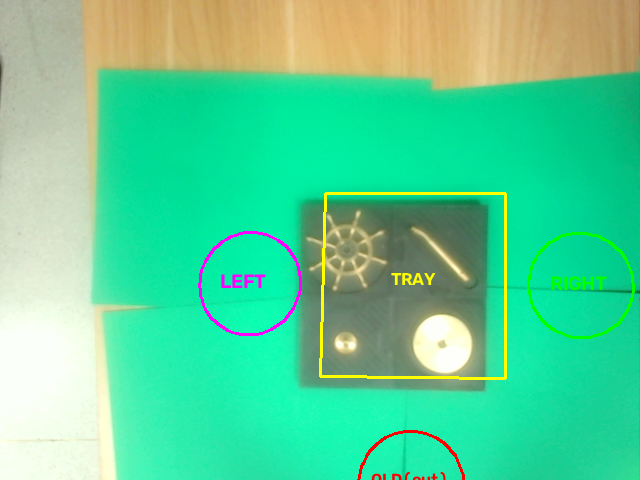
#> input picture assembly_vision/data/refs/assembly_choice.png, 640 x 480 px
$ python measure_crop_track.py
#> lines starting #> are read from the running program, lines starting #| are printed output that depends on the picture; after the words box and inside, x2 and y2 are one past the last pixel; in counts of white or black regions, pixels touching at a corner belong together
### assembly_vision/assemvision/config.py
# -*- coding: utf-8 -*-
"""配置加载：YAML 优先，没装 PyYAML 时自动退回 JSON（同名 .json）。

用法：
    cfg = load_config("config/camera.yaml")
    cfg.get("capture.fourcc")            # -> 'MJPG'
    cfg.get("ui.panel_ratio", 0.2)       # 带默认值
"""
from __future__ import annotations

import json
import os
from typing import Any, Dict, Optional

_UNSET = object()


class Config:
    """给嵌套 dict 加一点便利访问，不改变原始结构。"""

    def __init__(self, data: Optional[Dict[str, Any]] = None, path: str = "") -> None:
        self.data: Dict[str, Any] = data or {}
        self.path = path

    # ---------- 读取 ----------
    def get(self, dotted: str, default: Any = _UNSET) -> Any:
#> called with dotted = 'segment'
        cur: Any = self.data
        for key in dotted.split("."):
            if isinstance(cur, dict) and key in cur:
                cur = cur[key]
            else:
                if default is _UNSET:
                    raise KeyError("配置项不存在: %s（文件 %s）" % (dotted, self.path))
                return default
        return cur

    def __getitem__(self, dotted: str) -> Any:
        return self.get(dotted)

    def __contains__(self, dotted: str) -> bool:
        try:
            self.get(dotted)
            return True
        except KeyError:
            return False

    # ---------- 写入（标定脚本用） ----------
    def set(self, dotted: str, value: Any) -> None:
        keys = dotted.split(".")
        cur = self.data
        for key in keys[:-1]:
            nxt = cur.get(key)
            if not isinstance(nxt, dict):
                nxt = {}
                cur[key] = nxt
            cur = nxt
        cur[keys[-1]] = value

    def update(self, other: "Config") -> None:
        _deep_update(self.data, other.data)

    def save(self, path: Optional[str] = None) -> str:
        path = path or self.path
        if not path:
            raise ValueError("没有指定保存路径")
        os.makedirs(os.path.dirname(os.path.abspath(path)), exist_ok=True)
        if path.lower().endswith((".yaml", ".yml")):
            yaml = _import_yaml()
            with open(path, "w", encoding="utf-8") as f:
                yaml.safe_dump(self.data, f, allow_unicode=True,
                               sort_keys=False, default_flow_style=False)
        else:
            with open(path, "w", encoding="utf-8") as f:
                json.dump(self.data, f, ensure_ascii=False, indent=2)
        return path

    def __repr__(self) -> str:
        return "Config(%s)" % (self.path or "<inline>")


def _import_yaml():
    try:
        import yaml  # type: ignore
        return yaml
    except ImportError:
        return None


def _deep_update(dst: Dict[str, Any], src: Dict[str, Any]) -> None:
    for k, v in src.items():
        if isinstance(v, dict) and isinstance(dst.get(k), dict):
            _deep_update(dst[k], v)
        else:
            dst[k] = v


def load_config(path: str, required: bool = True) -> Config:
    """加载配置。.yaml 需要 PyYAML；没有就尝试同目录同名 .json。"""
    if not os.path.exists(path):
        alt = os.path.splitext(path)[0] + ".json"
        if os.path.exists(alt):
            path = alt
        elif required:
            raise FileNotFoundError("配置文件不存在: %s（也没有 %s）" % (path, alt))
        else:
            return Config({}, path)

    if path.lower().endswith((".yaml", ".yml")):
        yaml = _import_yaml()
        if yaml is None:
            alt = os.path.splitext(path)[0] + ".json"
            if os.path.exists(alt):
                with open(alt, "r", encoding="utf-8") as f:
                    return Config(json.load(f), alt)
            raise ImportError(
                "读取 %s 需要 PyYAML。请执行：pip install PyYAML\n"
                "或者把配置改成同名 .json 文件。" % path)
        with open(path, "r", encoding="utf-8") as f:
            data = yaml.safe_load(f) or {}
    else:
        with open(path, "r", encoding="utf-8") as f:
            data = json.load(f)

    return Config(data, path)


def merge(*configs: Config) -> Config:
    """后者覆盖前者，用于 camera + workpiece + calibration 三合一。"""
    out = Config({})
    for c in configs:
        if c is not None:
            _deep_update(out.data, c.data)
    return out

### assembly_vision/assemvision/imgio.py
# -*- coding: utf-8 -*-
"""兼容中文路径的图片读写。

★ 为什么需要这个：OpenCV 在 Windows 上用窄字符 API 打开文件，路径里只要有中文，
  cv2.imread / cv2.imwrite 就会**静默失败**（不抛异常，只是返回 None / 返回 False）。
  本项目的目录名是中文，所以全项目统一走这里的函数。

Linux（树莓派）本来没问题，用这个也不会有额外代价。
"""
from __future__ import annotations

import os
from typing import Optional, Sequence

import cv2
import numpy as np


def imread_safe(path: str, flags: int = cv2.IMREAD_COLOR) -> Optional[np.ndarray]:
    """读图，支持中文路径。失败返回 None。"""
#> called with flags = 1
    try:
        buf = np.fromfile(path, dtype=np.uint8)
    except OSError:
        return None
    if buf.size == 0:
        return None
    img = cv2.imdecode(buf, flags)
#> img is the input picture: shape (480, 640, 3); mean B, G, R 151.2, 208.8, 90.4
    return img


def imwrite_safe(path: str, img: np.ndarray,
                 params: Optional[Sequence[int]] = None) -> bool:
    """写图，支持中文路径。"""
    d = os.path.dirname(os.path.abspath(path))
    if d:
        os.makedirs(d, exist_ok=True)
    ext = os.path.splitext(path)[1] or ".png"
    try:
        ok, buf = cv2.imencode(ext, img, list(params or []))
    except cv2.error:
        return False
    if not ok:
        return False
    try:
        buf.tofile(path)
    except OSError:
        return False
    return True


def videowriter_safe(path: str, fourcc: str, fps: float,
                     size: tuple, is_color: bool = True):
    """VideoWriter 同样不认中文路径，这里先用临时 ASCII 名再改名。

    简单做法：写到同目录的临时文件中转（文件名用 ascii），关闭时改名。
    返回的 writer 多一个 `.finalize()` 方法。

    ★★ 两条实测踩过的坑（2026-10 加）：
      ① **`cv2.VideoWriter` 打不开时不抛异常** —— `isOpened()` 为 False，
         之后每次 `write()` **静默什么都不做**，调用方于是以为「录上了」，
         其实一个文件都没生成。⇒ 这里**当场查 `isOpened()` 并打清楚**。
      ② **改名只发生在 `release()` 里** —— 也就是**只有正常退出（按 q）才生成
         最终文件**；中途 Ctrl+C / 直接关窗口，目录里只剩一个 `_tmp_*.mp4`。
         ⇒ 这里把临时名也报出来，至少能找回来。
         ★ 用法忠告：**录完按 `q` 退出，别关窗口。**
    """
    d = os.path.dirname(os.path.abspath(path))
    os.makedirs(d, exist_ok=True)
    ext = os.path.splitext(path)[1] or ".mp4"
    tmp = os.path.join(d, "_tmp_%d%s" % (abs(hash(path)) % 100000, ext))
    w = cv2.VideoWriter(tmp, cv2.VideoWriter_fourcc(*fourcc), float(fps), size, is_color)
    if not w.isOpened():
        print("  ★★ VideoWriter 打不开：fourcc=%s -> %s" % (fourcc, tmp))
        print("     常见原因：① 目标目录不可写（受限进程写不进 assembly_vision\\，实录 2.40）")
        print("               ② 这个 fourcc 在本机 OpenCV 里没编进（可试 mp4v / XVID / MJPG）")
        print("     ★ VideoWriter **不抛异常** —— 不查 isOpened() 就会以为录上了。")
    else:
        print("  ● 正在录制 -> %s" % tmp)
        print("    ★ 录完请按 q 正常退出，才会改名成 %s" % os.path.basename(path))

    class _W:
        def write(self, frame):
            w.write(frame)

        def release(self):
            w.release()
            try:
                if os.path.exists(path):
                    os.remove(path)
                os.replace(tmp, path)
            except OSError:
                pass

        def finalize(self):
            self.release()

    return _W()

### assembly_vision/assemvision/core/segment.py
# -*- coding: utf-8 -*-
"""黄铜零件分割 + 蓝色手套分割。

核心思路（本项目能不上深度学习的原因）：
  黄铜 vs 黑底/白底 → 用 HSV 的【饱和度 S】分离，比灰度阈值抗反光、抗阴影
  蓝手套 vs 其他     → 用 HSV 的【色相 H】分离，因为画面里保证没有相近颜色

黑底的关键：S 是相对量，暗部只要有一点色偏 S 就会很高。
  所以必须用「S ≥ 60 且 V ≥ 80」双条件，V 下限专门用来挡暗部色偏。
"""
from __future__ import annotations

import time
from typing import Dict, List, Optional, Tuple

import cv2
import numpy as np

from ..config import Config
from ..types import Blob, SegResult
from .features import contour_features
from .roi import polygon_mask


def overexposed_ratio(bgr: np.ndarray, threshold: float) -> float:
    """所有通道达到原阈值的像素比例；uint8 BGR避免逐像素三通道归约。"""
    if (bgr.dtype == np.uint8 and bgr.ndim == 3 and bgr.shape[2] == 3
            and np.isfinite(threshold)):
        # 对uint8输入，inRange与min(axis=2)>=threshold逐像素等价。
        # threshold可为非整数；先向上取整，避免OpenCV的标量四舍五入改变边界。
        level = float(np.ceil(threshold))
        if level > 255:
            return 0.0
        white = cv2.inRange(bgr, (level, level, level), (255, 255, 255))
        return float(cv2.countNonZero(white) / white.size)
    # 非标准输入保留原语义，不能把float或四通道图像强转uint8。
    return float((bgr.min(axis=2) >= threshold).mean())


class Segmenter:
    def __init__(self, wp_cfg: Config) -> None:
        seg = wp_cfg.get("segment", {}) or {}
        self.brass = dict(seg.get("brass", {}) or {})
        self.glove = dict(seg.get("glove", {}) or {})
        # ★ 金属掩膜（不靠色相）：见 `_metal_mask()` 的说明与 docs/踩坑实录.md §2.13
        self.metal = dict(seg.get("metal", {}) or {})
        self.background = str(seg.get("background", "black"))
        # ★★ 尺寸闸门 + ROI 模式（`work_roi_mode`）：见 `_size_gate()` 的说明
        #   与 docs/现状与交接.md 的 P1-1。两项都是**换 D435 之后补的** ——
        #   换相机不解决"木桌的色相与黄铜重叠"，只能靠几何。
        self.max_diam_mm = seg.get("max_diam_mm", 120.0)
        self.work_roi_mode = str(seg.get("work_roi_mode", "work")).strip().lower()
        # ★ 用已过滤的 brass 连通域裁 metal 掩膜时的外扩量（默认 6mm）
        self.metal_keep_margin_mm = float(seg.get("metal_keep_margin_mm", 6.0))

    # ── 对外主入口 ────────────────────────────────────────────
    def segment(self, bgr: np.ndarray, ts: float = 0.0, scale: float = 1.0,
                want_features: bool = True,
                work_roi: Optional[np.ndarray] = None,
                mm_per_px: Optional[float] = None) -> SegResult:
        """分割。

        ★ work_roi（工位全局 ROI）：
          传入一个与 bgr 同尺寸的 0/255 掩膜时，**黄铜只在掩膜内检测**。
          这是对付"桌面/墙面被当成黄铜"的正解（见 docs/踩坑实录.md §2.2）：
          实测踩过 —— 木桌的 H/S 与黄铜重叠，画面顶部的木桌整块被涂成黄铜，
          产生 13269mm² 的假连通域（真零件最大才 3281mm²）。

          为什么不用"调阈值"：单独收紧 h_max/s_max 会削掉零件自己的高光
          （实测零件 S 上限 109、H 上限 45，与桌面区间本就重叠），
          而 ROI 是**位置即身份**，与颜色无关，稳得多。

          ROI 由调用方算（`Qualifier.work_roi_mask()`），因为它要知道料盘单应
          和装配位；`core/` 不去猜这些。

        ★★ mm_per_px（每像素多少毫米，GSD）：
          给定时启用**尺寸闸门**（`segment.max_diam_mm`）：等效直径超过上限的
          黄铜连通域**整块剔除**。这是 P1-1「开放位置」的前提（见 `_size_gate()`），
          因为色相挡不住木桌，尺寸能挡（木桌 Ø201mm vs 真零件最大 Ø64.5mm）。
          **不给就完全退回旧行为**（老调用方与合成图测试不受影响）。
          ★ 尺度来源必须唯一 = `TrayMap.mm_per_px(scale)`，`core/` 不去猜。
        """
#> called with ts = 0, scale = 1, want_features = True
        t0 = time.time()
        hsv = cv2.cvtColor(bgr, cv2.COLOR_BGR2HSV)
#> hsv: shape (480, 640, 3); mean H, S, V 62.7, 168.3, 215.3

        # ★★ `work_roi_mode: full` = **不用位置挡，改用尺寸挡**（P1-1「开放位置」）。
        #   ★ 为什么这个开关在 Segmenter 里、而不是让 `work_roi_mask()` 返回全白：
        #     `part_track_demo.py` 还拿同一张 ROImask 做**内缩后的"新轨迹准入"**
        #     判断（`_in_inset_roi`，见实录 §2.28）。若掩膜在全图模式下变成全白，
        #     那道闸门会静默失效 —— 料盘外的噪声又能变成幻影轨迹。
        #     所以：**掩膜照旧算（几何事实不变），"用不用它"由这里决定。**
        use_work_roi = (self.work_roi_mode != "full")
        # ★ 尺寸闸门只在给了 mm_per_px 时生效（没给 = 无法判尺寸 = 静默关闭）
        max_diam = None
        if mm_per_px is not None:
            try:
                max_diam = float(self.max_diam_mm)
            except (TypeError, ValueError):
                max_diam = None
        gate_on = bool(max_diam and max_diam > 0)

        # ★★ 尺寸闸门必须量「**闭运算之前**」的连通域（顺序铁律 1/2）：
        #   `morph_close` 会把**相距 1~2px 的东西连成一块**。木桌就贴在零件旁边
        #   （真机上木桌下沿 y=204 比料盘上沿 y=187 还低），一旦先闭运算再量尺寸，
        #   得到的是"木桌 + 贴着它的零件"这一整块 —— 整块超限 -> **连真零件一起剔掉**。
        #   实测（tests/test_size_gate.py 场景 4）：先闭运算时四个零件只剩 2 个。
        #   所以顺序是：**色域 -> 退化版连通域量尺寸 -> 用 keep 掩膜裁 -> 再闭运算**。
        #   `raw_brass` 只是"用来量尺寸的骨架"，不做开/闭运算，也不输出给任何调用方。
        raw_brass = self._mask(hsv, self.brass, morph=False)
#> in _mask, `m = cv2.inRange(hsv, lo, hi)`:
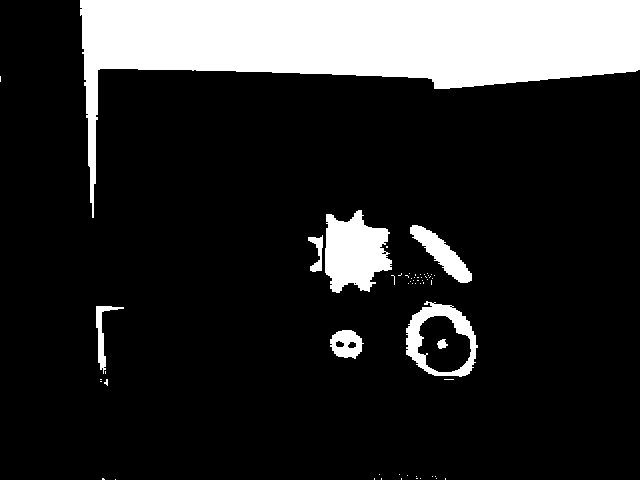
#> m: shape (480, 640); 17% white; 59 white regions (51 under 20 px), largest, box (x1, y1, x2, y2) and area: (80, 0, 640, 218) 43396, (325, 210, 392, 293) 3862, (406, 301, 478, 377) 1973
        brass_mask = self._mask(hsv, self.brass)
#> call 2 of _mask, with morph = True
#> in _mask (call 2), `m = cv2.morphologyEx(m, cv2.MORPH_OPEN, cv2.getStructuringElement(cv2...`:
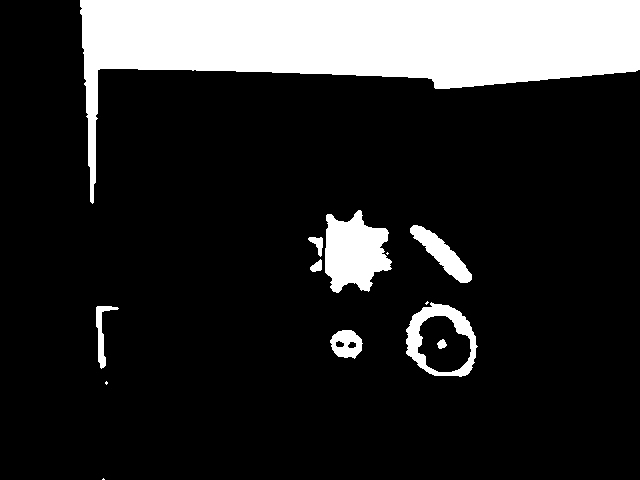
#> m: shape (480, 640); 16.8% white; 13 white regions (4 under 20 px), largest, box (x1, y1, x2, y2) and area: (80, 0, 640, 204) 43347, (325, 210, 392, 293) 3795, (406, 302, 478, 377) 1899
#> in _mask (call 2), `m = cv2.morphologyEx(m, cv2.MORPH_CLOSE, cv2.getStructuringElement(cv2..`:
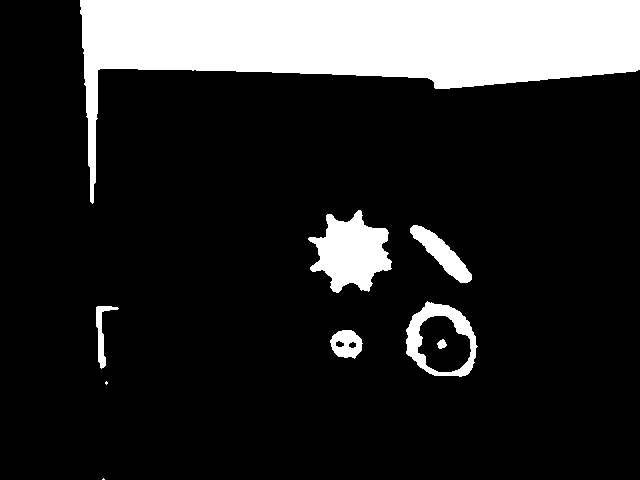
#> m: shape (480, 640); 16.9% white; 9 white regions (2 under 20 px), largest, box (x1, y1, x2, y2) and area: (80, 0, 640, 204) 43355, (308, 210, 392, 293) 4179, (406, 301, 478, 377) 1936
        glove_mask = self._mask(hsv, self.glove)
#> call 3 of _mask, with morph = True
#> in _mask (call 3), `m = cv2.inRange(hsv, lo, hi)`:
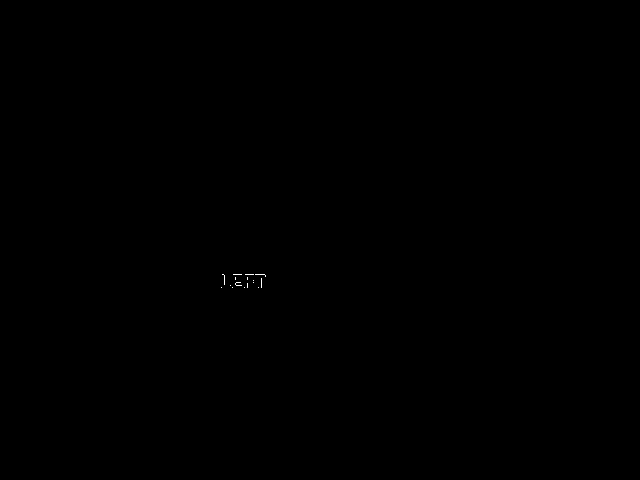
#> m: shape (480, 640); 0.03% white in thin lines or dots, all inside (x1, y1, x2, y2) = (221, 274, 266, 288)
        roi_m = work_roi
        if roi_m is not None and use_work_roi:
            if roi_m.shape[:2] != brass_mask.shape[:2]:
                roi_m = cv2.resize(roi_m, (brass_mask.shape[1], brass_mask.shape[0]),
                                   interpolation=cv2.INTER_NEAREST)
            brass_mask = cv2.bitwise_and(brass_mask, roi_m)
            raw_brass = cv2.bitwise_and(raw_brass, roi_m)
        # ★★ 尺寸闸门在**金属掩膜之前**（顺序铁律 2/2，见 `_metal_mask` 的说明）：
        #   否则木桌照样进 metal 掩膜（实测占比曾达 99.9%）。
        #   ★ 量的是 `raw_brass`，裁的是 `brass_mask` —— 两者像素集合一样，
        #     只差形态学；用 raw 量就不会被"闭运算连出来的大块"骗到。
        keep_mask = (self._size_gate(raw_brass, mm_per_px, max_diam)
                     if gate_on else np.ones_like(brass_mask))
#> keep_mask: shape (480, 640); every value is 1
#> (the rest of the program and of its run is left out)
